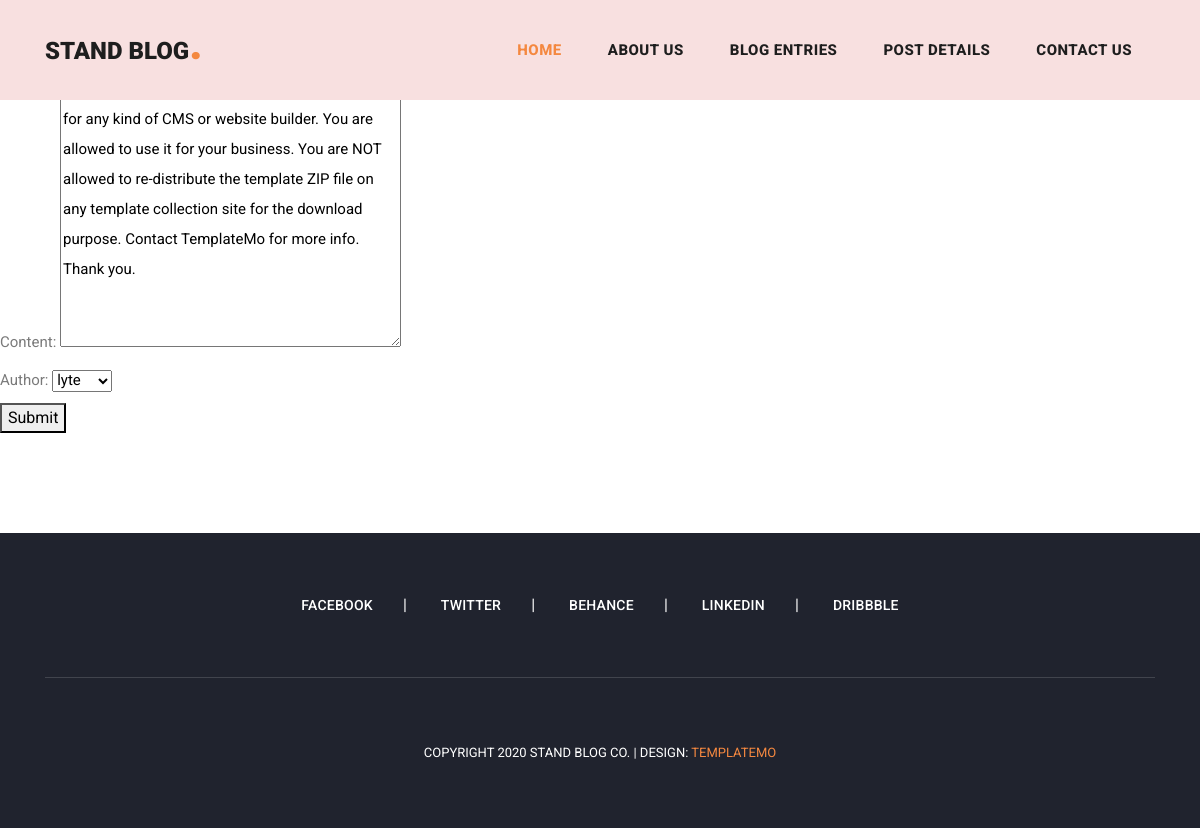
/blog/update_post/1/, run on the app's committed database.
### blog/models.py (models this page shows, shortened)
class Post(models.Model):
    title = models.CharField(max_length=200)
    slug = models.SlugField(max_length=255,default="", unique_for_date='created')
    content = models.TextField()
    author = models.ForeignKey(User, on_delete=models.CASCADE,
                               related_name='posts')
    updated = models.DateField(auto_now=True)
    created = models.DateTimeField(default=timezone.now)
    class Meta:
      ordering = ['-created']
      indexes =[
         models.Index(fields=['created'])
      ]

### blog/views.py (the view)
# urls.py: path('update_post/<int:id>/', update_post, name='update_post'),
def update_post(request,id):
    post = get_object_or_404(Post, id=id)
    form = PostForm(instance=post)
    if request.method == 'POST':
        form = PostForm(request.POST, instance=post)
        if form.is_valid():
            form.save()
            return redirect('blog:post_list')
    return render(request, 'post/create_post.html', {'form':form,
                                                     'post':post})

### blog/forms.py
class PostForm(ModelForm):
    class Meta:
        model = Post
        fields = ['title', 'content', 'author']

### blog/templates/post/create_post.html (shortened to what this page needs)
{% extends 'blog/index.html' %}
{% block content %}
    <form action="" method="post">
        {{ form.as_p }}
        <button type="submit">Submit</button>
    </form>
{% endblock %}

### blog/static/css/main.css (style rules this page uses)
body { font-family: 'Roboto', sans-serif; overflow-x: hidden; text-rendering: optimizeLegibility; -webkit-font-smoothing: antialiased; -moz-osx-font-smoothing: grayscale; }
p { margin-bottom: 0px; font-size: 15px; font-weight: 400; color: #7a7a7a; line-height: 30px; }

### data on the page
Post: content "Stand Blog is a free HTML CSS template for your CMS theme. You can easily adapt or customize it for any kind of CMS or website builder. You are allowed to use it for your business. You are NOT allowed to re-distribute the template ZIP file on any template collection site for the download purpose. Contact TemplateMo for more info. Thank you.", author "lyte"
